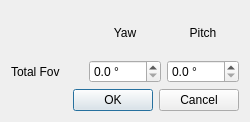
<ui version="4.0" >
 <class>Dialog</class>
 <widget class="QDialog" name="Dialog" >
  <property name="geometry" >
   <rect>
    <x>0</x>
    <y>0</y>
    <width>250</width>
    <height>122</height>
   </rect>
  </property>
  <property name="windowTitle" >
   <string>Total Fov</string>
  </property>
  <property name="windowIcon" >
   <iconset resource="icons.qrc" >
    <normaloff>:/icons/papywizard.png</normaloff>:/icons/papywizard.png</iconset>
  </property>
  <property name="modal" >
   <bool>true</bool>
  </property>
  <layout class="QVBoxLayout" name="verticalLayout" >
   <item>
    <layout class="QGridLayout" name="gridLayout" >
     <item row="0" column="1" >
      <widget class="QLabel" name="label" >
       <property name="text" >
        <string>Yaw</string>
       </property>
       <property name="alignment" >
        <set>Qt::AlignCenter</set>
       </property>
      </widget>
     </item>
     <item row="0" column="2" >
      <widget class="QLabel" name="label_3" >
       <property name="text" >
        <string>Pitch</string>
       </property>
       <property name="alignment" >
        <set>Qt::AlignCenter</set>
       </property>
      </widget>
     </item>
     <item row="1" column="0" >
      <widget class="QLabel" name="label_2" >
       <property name="text" >
        <string>Total Fov</string>
       </property>
      </widget>
     </item>
     <item row="1" column="1" >
      <widget class="QDoubleSpinBox" name="yawFovDoubleSpinBox" >
       <property name="suffix" >
        <string> °</string>
       </property>
       <property name="decimals" >
        <number>1</number>
       </property>
       <property name="maximum" >
        <double>720.000000000000000</double>
       </property>
      </widget>
     </item>
     <item row="1" column="2" >
      <widget class="QDoubleSpinBox" name="pitchFovDoubleSpinBox" >
       <property name="suffix" >
        <string> °</string>
       </property>
       <property name="decimals" >
        <number>1</number>
       </property>
       <property name="maximum" >
        <double>360.000000000000000</double>
       </property>
      </widget>
     </item>
    </layout>
   </item>
   <item>
    <widget class="QDialogButtonBox" name="buttonBox" >
     <property name="orientation" >
      <enum>Qt::Horizontal</enum>
     </property>
     <property name="standardButtons" >
      <set>QDialogButtonBox::Cancel|QDialogButtonBox::Ok</set>
     </property>
    </widget>
   </item>
  </layout>
 </widget>
 <resources>
  <include location="icons.qrc" />
 </resources>
 <connections>
  <connection>
   <sender>buttonBox</sender>
   <signal>accepted()</signal>
   <receiver>Dialog</receiver>
   <slot>accept()</slot>
   <hints>
    <hint type="sourcelabel" >
     <x>248</x>
     <y>254</y>
    </hint>
    <hint type="destinationlabel" >
     <x>157</x>
     <y>274</y>
    </hint>
   </hints>
  </connection>
  <connection>
   <sender>buttonBox</sender>
   <signal>rejected()</signal>
   <receiver>Dialog</receiver>
   <slot>reject()</slot>
   <hints>
    <hint type="sourcelabel" >
     <x>316</x>
     <y>260</y>
    </hint>
    <hint type="destinationlabel" >
     <x>286</x>
     <y>274</y>
    </hint>
   </hints>
  </connection>
 </connections>
</ui>
